Frame 1 (no input): blank canvas, image omitted
Frame 60 (no input): blank canvas, image omitted
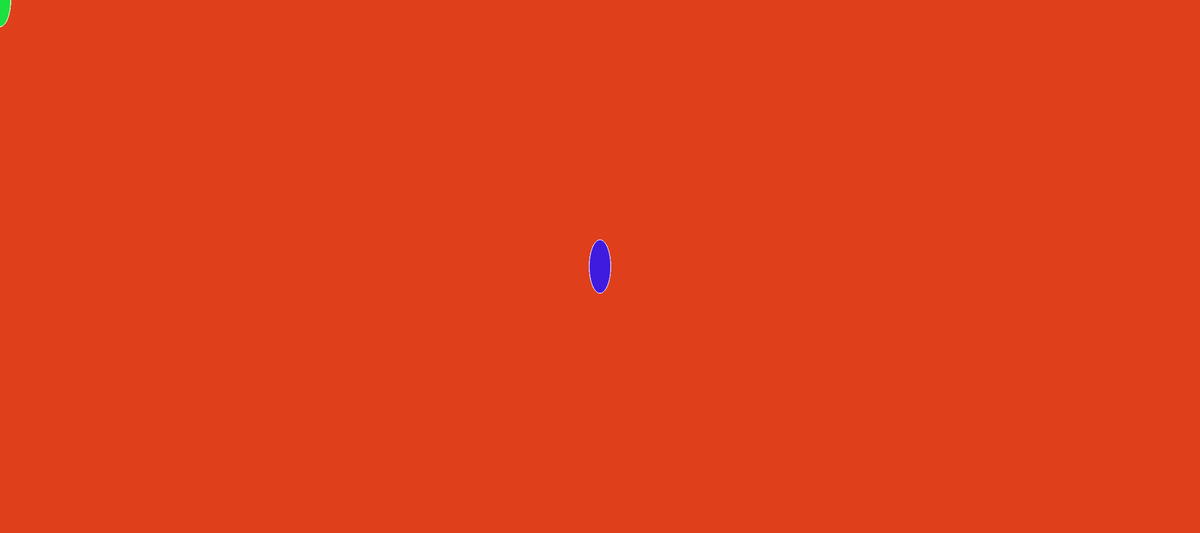
Frame 120 (the mouse pressed at the canvas centre since frame 60)

The p5.js sketch whose frames 1 and 60 were blank and that drew this single picture after the mouse press (run headless with seeded random() and noise() and a simulated clock; from frame 60 on, the mouse is pressed at the canvas centre):

// p5.js sketch
// ── sketch.js
//Démarrage
function setup() {
  createCanvas(2250, 1000);
  background(224, 63, 27);
}

//V1
function draw() {
  ellipse(mouseX, mouseY, 40, 100); //x, y, w, h
  if (mouseX < 1125) {
    fill(27, 224, 63);
    stroke(225, 251, 221);
  } else {
    fill(63, 27, 224);
    stroke(228, 213, 251);
  }
}
